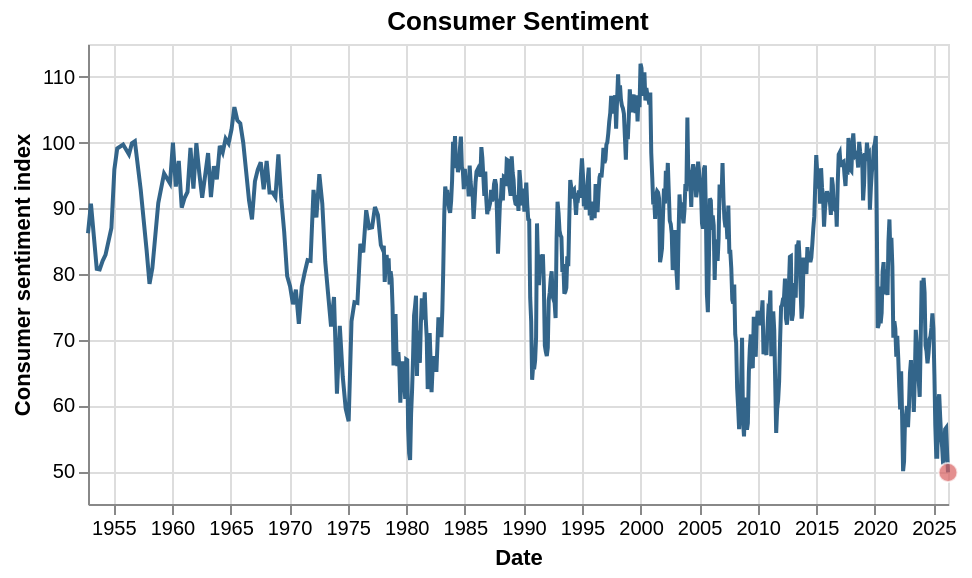

The code cell stored with this chart in its notebook:
### Markdown cell above
### Consumer Sentiment Context

Consumer sentiment captures how households feel about the economy. Lower sentiment can signal more anxiety about income, prices, employment, or future finances.

### Code cell
consumer_sentiment = clean_local_fred_csv("UMCSENT.csv", "UMCSENT")
consumer_sentiment_chart = make_latest_line_chart(
    consumer_sentiment, "UMCSENT", "Consumer Sentiment", "Consumer sentiment index", line_color="#33658a", value_format=".1f"
)
display(consumer_sentiment_chart)

### Figure 1 — Vega-Lite specification as saved in the notebook (floating-point values rounded to 4 significant figures; data arrays with more than 128 entries replaced by an {"elided": "..."} marker saying what was removed)
{"config": {"view": {"continuousWidth": 300, "continuousHeight": 300}}, "layer": [{"data": {"name": "data-cbfefaea1b751d7de8c28df7ac5dd7e6"}, "mark": {"type": "line", "color": "#33658a", "strokeWidth": 2}, "encoding": {"tooltip": [{"field": "observation_date", "format": "%Y-%m-%d", "title": "Date", "type": "temporal"}, {"field": "UMCSENT", "format": ".1f", "title": "Consumer sentiment index", "type": "quantitative"}], "x": {"field": "observation_date", "title": "Date", "type": "temporal"}, "y": {"field": "UMCSENT", "scale": {"zero": false}, "title": "Consumer sentiment index", "type": "quantitative"}}}, {"data": {"name": "data-6669cc7dd2888715104ab55991e44869"}, "mark": {"type": "circle", "color": "#d95f5f", "size": 90, "stroke": "white", "strokeWidth": 1}, "encoding": {"tooltip": [{"field": "observation_date", "format": "%Y-%m-%d", "title": "Latest date", "type": "temporal"}, {"field": "UMCSENT", "format": ".1f", "title": "Latest value", "type": "quantitative"}], "x": {"field": "observation_date", "type": "temporal"}, "y": {"field": "UMCSENT", "type": "quantitative"}}}], "height": 230, "title": "Consumer Sentiment", "width": 430, "$schema": "https://vega.github.io/schema/vega-lite/v6.4.1.json", "datasets": {"data-cbfefaea1b751d7de8c28df7ac5dd7e6": {"elided": "672 records"}, "data-6669cc7dd2888715104ab55991e44869": [{"observation_date": "2026-04-01T00:00:00", "UMCSENT": 49.8}]}}
